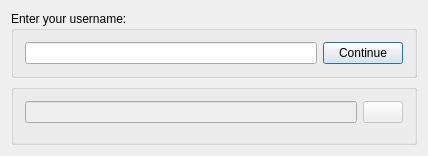
<?xml version="1.0" encoding="UTF-8"?>
<ui version="4.0">
 <class>BlockUnblockUserDialog</class>
 <widget class="QDialog" name="BlockUnblockUserDialog">
  <property name="geometry">
   <rect>
    <x>0</x>
    <y>0</y>
    <width>428</width>
    <height>156</height>
   </rect>
  </property>
  <property name="windowTitle">
   <string/>
  </property>
  <layout class="QVBoxLayout" name="verticalLayout">
   <item>
    <widget class="QGroupBox" name="Step1">
     <property name="title">
      <string>Enter your username:</string>
     </property>
     <layout class="QHBoxLayout" name="horizontalLayout">
      <item alignment="Qt::AlignTop">
       <widget class="QLineEdit" name="UserNameValue"/>
      </item>
      <item alignment="Qt::AlignTop">
       <widget class="QPushButton" name="ContinueButton">
        <property name="text">
         <string>Continue</string>
        </property>
       </widget>
      </item>
     </layout>
    </widget>
   </item>
   <item>
    <widget class="QGroupBox" name="Step2">
     <property name="enabled">
      <bool>false</bool>
     </property>
     <property name="title">
      <string/>
     </property>
     <layout class="QHBoxLayout" name="horizontalLayout_2">
      <item alignment="Qt::AlignTop">
       <widget class="QLineEdit" name="BlockedUnblockedUserNameValue"/>
      </item>
      <item alignment="Qt::AlignTop">
       <widget class="QPushButton" name="BlockUnblockButton">
        <property name="text">
         <string/>
        </property>
       </widget>
      </item>
     </layout>
    </widget>
   </item>
  </layout>
 </widget>
 <layoutdefault spacing="6" margin="11"/>
 <resources/>
 <connections/>
</ui>
